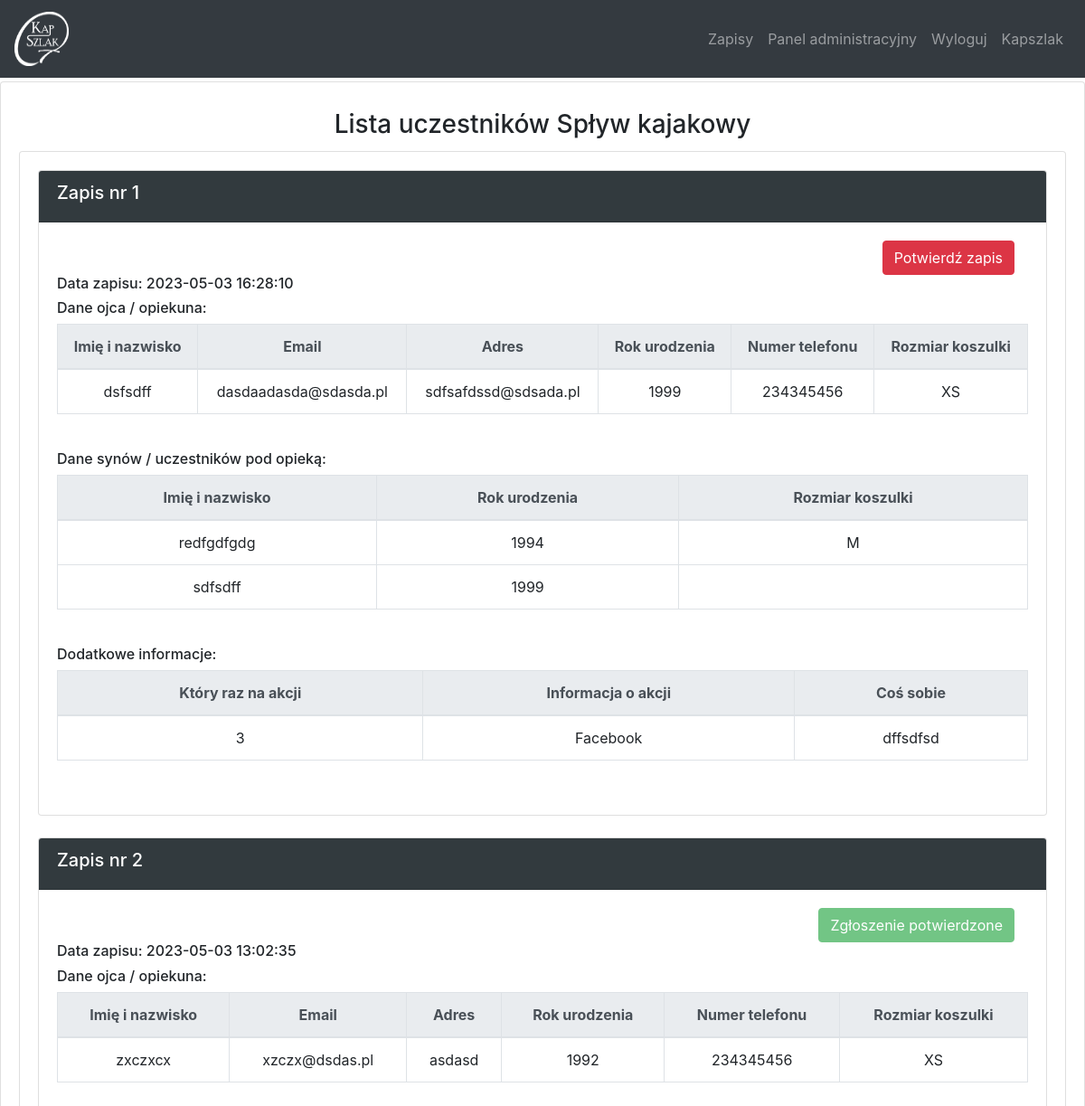
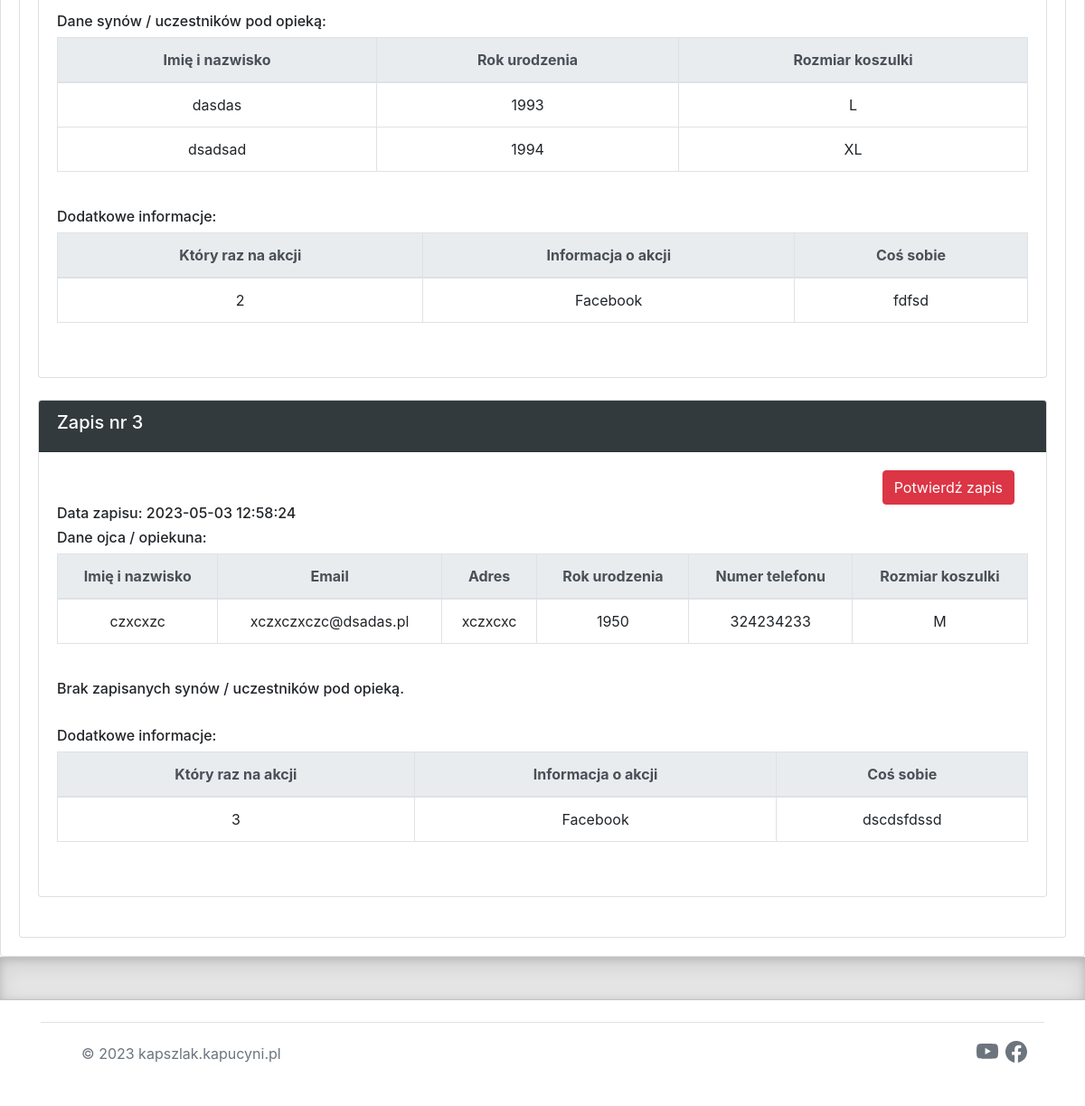
Screenshot of /dashboard/eventview?event_id=4 (signed in) with the database file from the repository (2 pictures, top to bottom).
### website/models.py (models this page shows)
class Events(db.Model):
    id = db.Column(db.Integer, primary_key=True)
    year_id = db.Column(db.Integer, db.ForeignKey('year.id'))
    signup = db.relationship('Signup', backref='events')
    name = db.Column(db.String(300))
    date  = db.Column(db.Date)
    temp_id = db.Column(db.Integer)
    is_active = db.Column(db.Boolean, default=True, nullable=False)
    mail_temp = db.Column(db.String(1000))

class Signup(db.Model):
    id = db.Column(db.Integer, primary_key=True)
    event_id = db.Column(db.Integer, db.ForeignKey('events.id'))
    date  = db.Column(db.DateTime)
    person = db.relationship('Person', backref='signup')
    basic = db.relationship('Basic', backref='signup')
    winter = db.relationship('Winter', backref='signup')
    turnament = db.relationship('Turnament', backref='signup')
    older = db.relationship('Older', backref='signup')

class Person(db.Model):
    id = db.Column(db.Integer, primary_key=True)
    signup_id = db.Column(db.Integer, db.ForeignKey('signup.id'))
    is_verified = db.Column(db.Boolean, default=False)
    is_contact = db.Column(db.Boolean, default=True)
    name = db.Column(db.String(300))
    email = db.Column(db.String(300))
    adress = db.Column(db.String(300))
    year = db.Column(db.Integer)
    telNum = db.Column(db.Integer)
    selectSize = db.Column(db.String(10))
    weight = db.Column(db.Integer)
    height = db.Column(db.Integer)

class Basic(db.Model):
    id = db.Column(db.Integer, primary_key=True)
    signup_id = db.Column(db.Integer, db.ForeignKey('signup.id'))
    howMany = db.Column(db.Integer)
    whereKnew = db.Column(db.String(300))
    intro = db.Column(db.String(500))

### website/views.py (the view, shortened to what this page needs)
@views.route('/dashboard/eventview', methods=['GET', 'POST'])
@login_required
def event_view():
    event_id = request.args.get('event_id', None)
    event = Events.query.get(int(event_id))
    if event:
        if event.temp_id != 3:
            sn_lst = event.signup
            sn_lst = sorted(sn_lst, key=lambda signup: signup.id, reverse=True)
            return render_template('event_view.html', event=event, sn_lst=sn_lst, user=current_user)
    else:
        flash('Operacja nie jest dostepna', category='error')
        return redirect(url_for('views.dashboard'))

### website/templates/event_view.html (shortened to what this page needs)
{% extends "base.html" %}
{% block content %}
<div class="card">
		    <div class="card-body">
		    	<h3 class="card-title" align="center">Lista uczestników {{ event.name }}</h3>
		    	<div class="card">
		    		<div class="card-body">
		    		{% if event.temp_id == 1 %}
			    		{% include 'signup_view/ev1.html' %}
			    	{% elif event.temp_id == 2 %}
			    		{% include 'signup_view/ev2.html' %}
			    	{% elif event.temp_id == 3 %}
			    		{% include 'signup_view/ev3.html' %}
			    	{% elif event.temp_id == 4 %}
			    		{% include 'signup_view/ev4.html' %}
			    	{% elif event.temp_id == 5 %}
			    		{% include 'signup_view/ev5.html' %}
			    	{% elif event.temp_id == 6 %}
			    		{% include 'signup_view/ev6.html' %}
			    	{% endif %}
		    		</div>
		</div>
	</div>
</div>
{% endblock %}

### website/templates/signup_view/ev6.html
{% for signup in sn_lst %}
<div class="card">
    <div class="card-header" style="background-color: #323a3e">
<h5><font color="white">Zapis nr {{ loop.index }}</font></h5>
</div>
    {% for item in signup.person %}
    {% if item.is_contact %}
    <div class="card-body">
      <div class="col-md-12 text-right">
        {% if not item.is_verified %}
        <a href="/signup-verified?event_id={{ event.id }}&person_id={{ item.id }}"><button type="button" class="btn btn-danger">Potwierdź zapis</button></a>
        {% else %}
        <button type="button" class="btn btn-success" disabled>Zgłoszenie potwierdzone</button>
        {% endif %}
      </div>
<h6>Data zapisu: {{ signup.date }}</h6>
<h6>Dane ojca / opiekuna:</h6>
<table class="table table-bordered">
                          <thead class="thead-light" align="center">
                            <tr>
                              <th scope="col">Imię i nazwisko</th>
                              <th scope="col">Email</th>
                              <th scope="col">Adres</th>
                              <th scope="col">Rok urodzenia</th>
                              <th scope="col">Numer telefonu</th>
                              <th scope="col">Rozmiar koszulki</th>
                            </tr>
                          </thead>
                          <tbody align="center">
                            <tr>
                              <td>{{ item.name }}</td>
                              <td>{{ item.email }}</td>
                              <td>{{ item.adress }}</td>
                              <td>{{ item.year }}</td>
                              <td>{{ item.telNum }}</td>
                              <td>{{ item.selectSize }}</td>
                            </tr>
                          </tbody>
                        </table>
                      {% endif %}
               {% endfor %}
               <br>
{% if signup.person|length > 1 %}
<h6>Dane synów / uczestników pod opieką:</h6>
<table class="table table-bordered">
                          <thead class="thead-light" align="center">
                            <tr>
                              <th scope="col">Imię i nazwisko</th>
                              <th scope="col">Rok urodzenia</th>
                              <th scope="col">Rozmiar koszulki</th>
                            </tr>
                          </thead>
                          <tbody align="center">
                            {% for item in signup.person %}
                              {% if not item.is_contact %}
                            <tr>
                              <td>{{ item.name }}</td>
                              <td>{{ item.year }}</td>
                              <td>{{ item.selectSize }}</td>
                            </tr>
                           {% endif %}
                        {% endfor %}
                          </tbody>
                        </table>
{% else %}
<h6>Brak zapisanych synów / uczestników pod opieką.</h6>
{% endif %}
               <br>
{% for item in signup.basic %}
    <h6>Dodatkowe informacje:</h6>
<table class="table table-bordered">
                          <thead class="thead-light" align="center">
                            <tr>
                              <th scope="col">Który raz na akcji</th>
                              <th scope="col">Informacja o akcji</th>
                              <th scope="col">Coś sobie</th>
                            </tr>
                          </thead>
                          <tbody align="center">
                            <tr>
                              <td>{{ item.howMany }}</td>
                              <td>{{ item.whereKnew }}</td>
                              <td>{{ item.intro }}</td>
                            </tr>
                          </tbody>
                        </table>
                        {% endfor %}
                         <br>
             </div>
           </div><br>
               {% endfor %}

### website/static/css/style.css (style rules this page uses)
h3 { margin-top: 10px; }

### rows the page displays
Events: name "Spływ kajakowy"
Signup: date "2023-05-03 16:28:10"
Person: name "dsfsdff", email "dasdaadasda@sdasda.pl", adress "sdfsafdssd@sdsada.pl", year "1999", telNum "234345456", selectSize "XS"
Person: name "redfgdfgdg", year "1994", selectSize "M"
Person: name "sdfsdff", year "1999"
Basic: howMany "3", whereKnew "Facebook", intro "dffsdfsd"
Signup: date "2023-05-03 13:02:35"
Person: is_verified "Zgłoszenie potwierdzone", name "zxczxcx", email "xzczx@dsdas.pl", adress "asdasd", year "1992", telNum "234345456", selectSize "XS"
Person: name "dasdas", year "1993", selectSize "L"
Person: name "dsadsad", year "1994", selectSize "XL"
Basic: howMany "2", whereKnew "Facebook", intro "fdfsd"
Signup: date "2023-05-03 12:58:24", shows "Brak zapisanych synów / uczestników pod opieką."
Person: name "czxcxzc", email "xczxczxczc@dsadas.pl", adress "xczxcxc", year "1950", telNum "324234233", selectSize "M"
Basic: howMany "3", whereKnew "Facebook", intro "dscdsfdssd"
